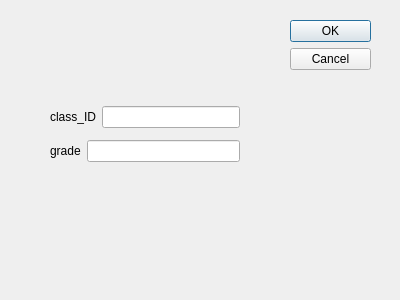
<?xml version="1.0" encoding="UTF-8"?>
<ui version="4.0">
 <class>Search</class>
 <widget class="QDialog" name="Search">
  <property name="geometry">
   <rect>
    <x>0</x>
    <y>0</y>
    <width>400</width>
    <height>300</height>
   </rect>
  </property>
  <property name="windowTitle">
   <string>Dialog</string>
  </property>
  <widget class="QDialogButtonBox" name="buttonBox">
   <property name="geometry">
    <rect>
     <x>290</x>
     <y>20</y>
     <width>81</width>
     <height>241</height>
    </rect>
   </property>
   <property name="orientation">
    <enum>Qt::Vertical</enum>
   </property>
   <property name="standardButtons">
    <set>QDialogButtonBox::Cancel|QDialogButtonBox::Ok</set>
   </property>
  </widget>
  <widget class="QWidget" name="">
   <property name="geometry">
    <rect>
     <x>50</x>
     <y>100</y>
     <width>190</width>
     <height>68</height>
    </rect>
   </property>
   <layout class="QVBoxLayout" name="verticalLayout">
    <item>
     <layout class="QHBoxLayout" name="horizontalLayout">
      <item>
       <widget class="QLabel" name="class_ID_label">
        <property name="text">
         <string>class_ID</string>
        </property>
       </widget>
      </item>
      <item>
       <widget class="QLineEdit" name="class_ID_lineEdit"/>
      </item>
     </layout>
    </item>
    <item>
     <layout class="QHBoxLayout" name="horizontalLayout_2">
      <item>
       <widget class="QLabel" name="grade_label">
        <property name="text">
         <string>grade</string>
        </property>
       </widget>
      </item>
      <item>
       <widget class="QLineEdit" name="grade_lineEdit"/>
      </item>
     </layout>
    </item>
   </layout>
  </widget>
 </widget>
 <resources/>
 <connections>
  <connection>
   <sender>buttonBox</sender>
   <signal>accepted()</signal>
   <receiver>Search</receiver>
   <slot>accept()</slot>
   <hints>
    <hint type="sourcelabel">
     <x>248</x>
     <y>254</y>
    </hint>
    <hint type="destinationlabel">
     <x>157</x>
     <y>274</y>
    </hint>
   </hints>
  </connection>
  <connection>
   <sender>buttonBox</sender>
   <signal>rejected()</signal>
   <receiver>Search</receiver>
   <slot>reject()</slot>
   <hints>
    <hint type="sourcelabel">
     <x>316</x>
     <y>260</y>
    </hint>
    <hint type="destinationlabel">
     <x>286</x>
     <y>274</y>
    </hint>
   </hints>
  </connection>
 </connections>
</ui>
